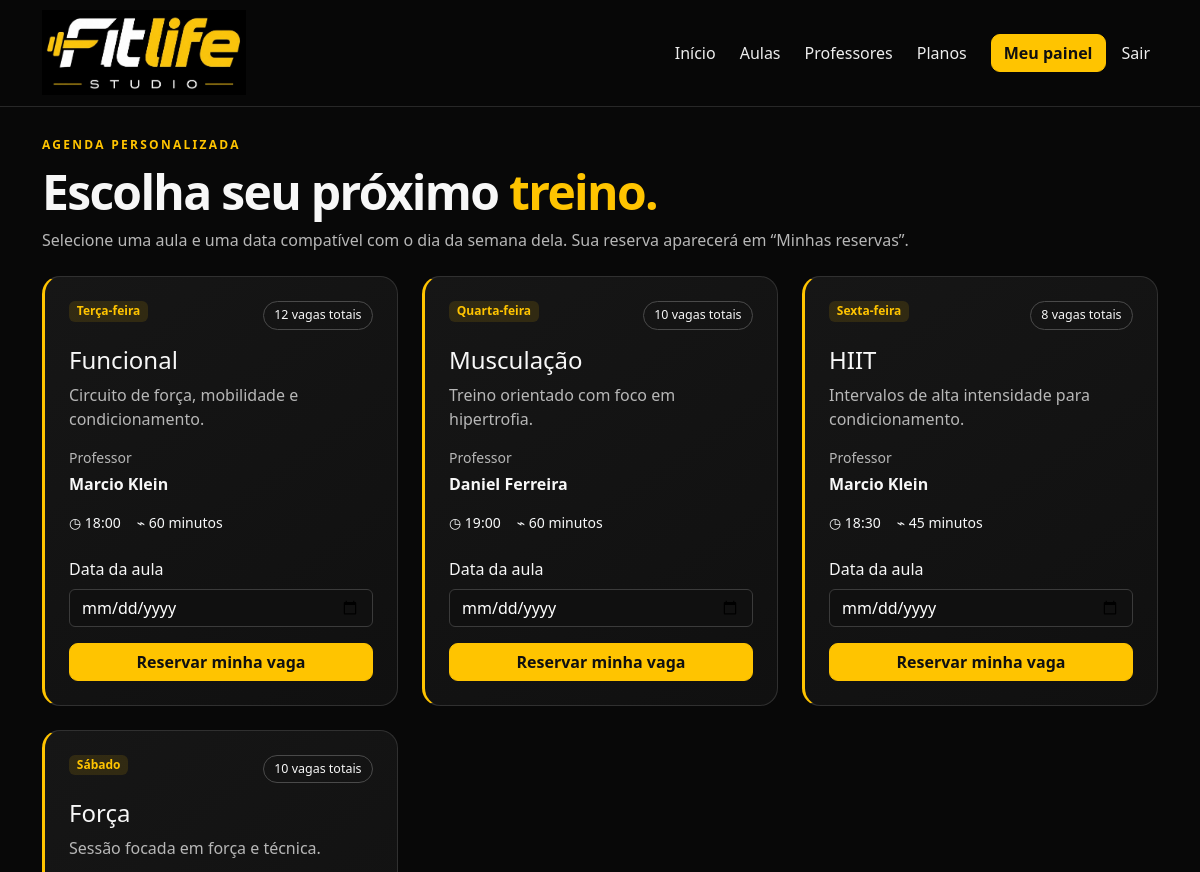
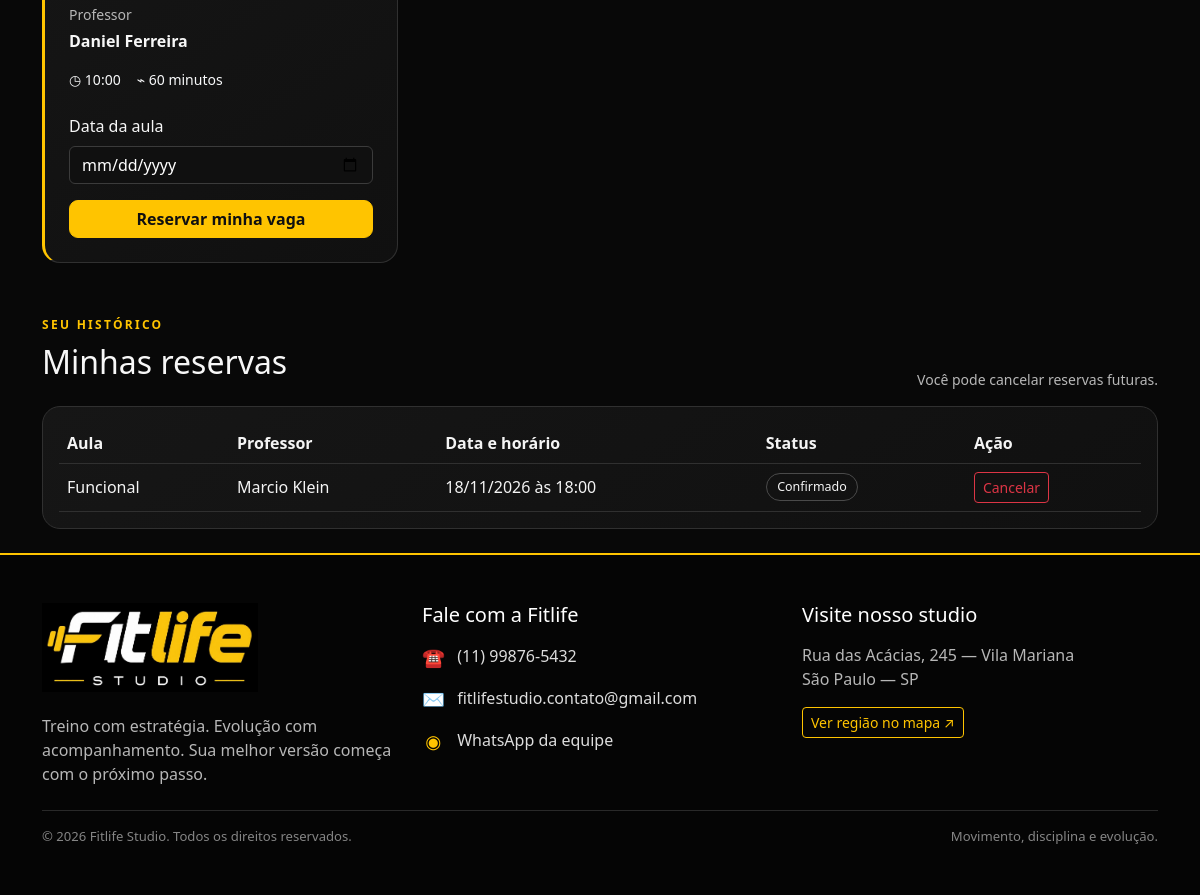
Page /aluno/aulas.php (signed in) on the committed database (2 pictures, top to bottom).
### tables this page shows
CREATE TABLE aulas (
    id INT AUTO_INCREMENT PRIMARY KEY,
    professor_id INT NOT NULL,
    nome VARCHAR(100) NOT NULL,
    descricao TEXT,
    dia_semana TINYINT NOT NULL,
    horario TIME NOT NULL,
    duracao_min INT NOT NULL DEFAULT 60,
    vagas INT NOT NULL DEFAULT 10,
    FOREIGN KEY (professor_id) REFERENCES professores(id) ON DELETE RESTRICT
);

CREATE TABLE usuarios (
    id INT AUTO_INCREMENT PRIMARY KEY,
    nome VARCHAR(120) NOT NULL,
    email VARCHAR(160) NOT NULL UNIQUE,
    senha VARCHAR(255) NOT NULL,
    perfil ENUM('admin', 'professor', 'aluno') NOT NULL DEFAULT 'aluno',
    ativo TINYINT(1) NOT NULL DEFAULT 1,
    criado_em TIMESTAMP DEFAULT CURRENT_TIMESTAMP
);

CREATE TABLE agendamentos (
    id INT AUTO_INCREMENT PRIMARY KEY,
    aluno_id INT NOT NULL,
    aula_id INT NOT NULL,
    data DATE NOT NULL,
    status ENUM('confirmado', 'cancelado') NOT NULL DEFAULT 'confirmado',
    criado_em TIMESTAMP DEFAULT CURRENT_TIMESTAMP,
    FOREIGN KEY (aluno_id) REFERENCES alunos(id) ON DELETE CASCADE,
    FOREIGN KEY (aula_id) REFERENCES aulas(id) ON DELETE CASCADE,
    UNIQUE KEY aluno_aula_data (aluno_id, aula_id, data)
);

### aluno/aulas.php (the view, shortened to what this page needs)
<?php
require __DIR__.'/../config/conexao.php';
$uid=(int)$_SESSION['usuario']['id'];
$s=$pdo->prepare('SELECT id FROM alunos WHERE usuario_id=?'); $s->execute([$uid]); $alunoId=(int)$s->fetchColumn();
$aulas=$pdo->query('SELECT a.*,u.nome AS professor FROM aulas a JOIN professores p ON p.id=a.professor_id JOIN usuarios u ON u.id=p.usuario_id ORDER BY a.dia_semana,a.horario')->fetchAll();
$s=$pdo->prepare('SELECT ag.id,ag.data,ag.status,a.nome AS aula,a.horario,a.duracao_min,u.nome AS professor FROM agendamentos ag JOIN aulas a ON a.id=ag.aula_id JOIN professores p ON p.id=a.professor_id JOIN usuarios u ON u.id=p.usuario_id WHERE ag.aluno_id=? ORDER BY ag.data DESC,a.horario'); $s->execute([$alunoId]); $meus=$s->fetchAll();
$dia=[1=>'Segunda-feira',2=>'Terça-feira',3=>'Quarta-feira',4=>'Quinta-feira',5=>'Sexta-feira',6=>'Sábado',7=>'Domingo'];
$titulo='Agenda de aulas'; include __DIR__.'/../includes/header.php';
?>
<section class="mb-4"><span class="eyebrow">AGENDA PERSONALIZADA</span><h1 class="dashboard-title display-5 mt-2">Escolha seu próximo <span class="text-fit">treino.</span></h1><p class="muted">Selecione uma aula e uma data compatível com o dia da semana dela. Sua reserva aparecerá em “Minhas reservas”.</p></section>
<div class="row g-4 mb-5">
<?php foreach($aulas as $a): ?><div class="col-md-6 col-xl-4"><article class="fit-card booking-card p-4 h-100"><div class="d-flex justify-content-between align-items-start gap-2"><span class="badge badge-fit"><?=htmlspecialchars($dia[(int)$a['dia_semana']]??'Dia a confirmar')?></span><span class="status-pill"><?= (int)$a['vagas'] ?> vagas totais</span></div><h2 class="h4 mt-3"><?=htmlspecialchars($a['nome'])?></h2><p class="muted"><?=htmlspecialchars($a['descricao']??'')?></p><div class="small muted mb-1">Professor</div><div class="fw-semibold"><?=htmlspecialchars($a['professor'])?></div><div class="d-flex flex-wrap gap-3 mt-3 mb-4 text-light small"><span>◷ <?=date('H:i',strtotime($a['horario']))?></span><span>⌁ <?= (int)$a['duracao_min'] ?> minutos</span></div>
<form method="post" class="mt-auto"><label class="form-label" for="data-<?=(int)$a['id']?>">Data da aula</label><input class="form-control mb-3" id="data-<?=(int)$a['id']?>" type="date" name="data" min="<?=date('Y-m-d')?>" required><button class="btn btn-fit w-100">Reservar minha vaga</button></form></article></div><?php endforeach; ?>
</div>
<section><div class="d-flex flex-wrap justify-content-between align-items-end gap-2 mb-3"><div><span class="eyebrow">SEU HISTÓRICO</span><h2 class="h2 mt-2">Minhas reservas</h2></div><span class="muted small">Você pode cancelar reservas futuras.</span></div>
<div class="table-responsive fit-card p-3"><table class="table align-middle mb-0"><thead><tr><th>Aula</th><th>Professor</th><th>Data e horário</th><th>Status</th><th>Ação</th></tr></thead><tbody>
<?php foreach($meus as $m): ?><tr><td><?=htmlspecialchars($m['aula'])?></td><td><?=htmlspecialchars($m['professor'])?></td><td><?=date('d/m/Y',strtotime($m['data']))?> às <?=date('H:i',strtotime($m['horario']))?></td><td><span class="status-pill"><?=htmlspecialchars(ucfirst($m['status']))?></span></td><td><?php if($m['status']==='confirmado' && $m['data']>=date('Y-m-d')): ?><form method="post" onsubmit="return confirm('Deseja cancelar esta reserva?')"><input type="hidden" name="csrf_token" value="<?=htmlspecialchars(tokenCsrf(),ENT_QUOTES,'UTF-8')?>"><input type="hidden" name="cancelar_id" value="<?=(int)$m['id']?>"><button class="btn btn-sm btn-outline-danger">Cancelar</button></form><?php else: ?><span class="muted">—</span><?php endif; ?></td></tr><?php endforeach; ?>
</tbody></table></div></section>
<?php include __DIR__.'/../includes/footer.php'; ?>

### css/style.css (style rules this page uses)
:root { --fit-dark: #080808; --fit-card: #121212; --fit-yellow: #ffc400; --fit-yellow-light: #ffda42; --fit-muted: #b7b7b7; --fit-border: #303030; }
* { box-sizing: border-box; }
html { scroll-behavior: smooth; }
body { background:var(--fit-dark); color:#f7f7f7; min-height:100vh; }
.btn-fit { background:var(--fit-yellow); color:#101010; font-weight:800; border:1px solid var(--fit-yellow); border-radius:9px; transition:transform .2s ease, background .2s ease, box-shadow .2s ease; }
.text-fit { color:var(--fit-yellow); }
.muted { color:var(--fit-muted); }
.fit-card { background:linear-gradient(145deg,#161616,#101010); border:1px solid var(--fit-border); border-radius:18px; transition:border-color .25s ease, transform .25s ease, box-shadow .25s ease; }
.form-control, .form-select { background:#101010; border-color:#3b3b3b; color:#fff; }
.form-control::placeholder { color:#858585; }
.table { --bs-table-bg:transparent; --bs-table-color:#f4f4f4; --bs-table-border-color:#303030; }
.badge-fit { background:rgba(255,196,0,.12); color:var(--fit-yellow); }
.dashboard-title { font-weight:850; letter-spacing:-.035em; }
.eyebrow { color:var(--fit-yellow); font-size:.75rem; font-weight:850; letter-spacing:.19em; }
.booking-card { border-left:3px solid var(--fit-yellow); }
.status-pill { display:inline-block; border:1px solid #4a4a4a; border-radius:99px; padding:.25rem .65rem; font-size:.78rem; }

### rows in the picture
aulas: dia_semana "Terça-feira", vagas "12", nome "Funcional", descricao "Circuito de força, mobilidade e condicionamento.", usuarios.nome "Marcio Klein", horario "18:00", duracao_min "60"
aulas: dia_semana "Quarta-feira", vagas "10", nome "Musculação", descricao "Treino orientado com foco em hipertrofia.", usuarios.nome "Daniel Ferreira", horario "19:00", duracao_min "60"
aulas: dia_semana "Sexta-feira", vagas "8", nome "HIIT", descricao "Intervalos de alta intensidade para condicionamento.", usuarios.nome "Marcio Klein", horario "18:30", duracao_min "45"
aulas: dia_semana "Sábado", vagas "10", nome "Força", descricao "Sessão focada em força e técnica.", usuarios.nome "Daniel Ferreira", horario "10:00", duracao_min "60"
agendamentos: aula.nome "Funcional", usuarios.nome "Marcio Klein", data "18/11/2026", aula.horario "18:00", status "Confirmado"
